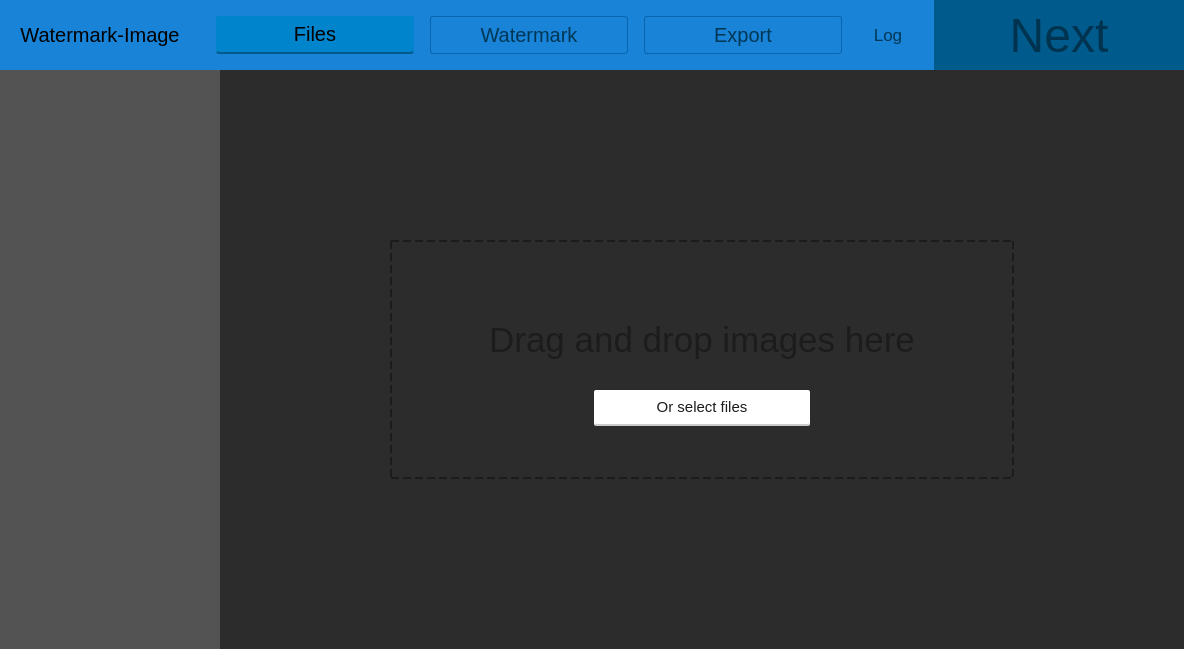
<?xml version="1.0" encoding="UTF-8"?>
<ui version="4.0">
 <class>MainWindow</class>
 <widget class="QMainWindow" name="MainWindow">
  <property name="geometry">
   <rect>
    <x>0</x>
    <y>0</y>
    <width>1184</width>
    <height>649</height>
   </rect>
  </property>
  <property name="sizePolicy">
   <sizepolicy hsizetype="Preferred" vsizetype="Preferred">
    <horstretch>0</horstretch>
    <verstretch>0</verstretch>
   </sizepolicy>
  </property>
  <property name="windowTitle">
   <string>MainWindow</string>
  </property>
  <property name="styleSheet">
   <string notr="true">padding:0;margin:0;</string>
  </property>
  <widget class="QWidget" name="centralWidget">
   <property name="styleSheet">
    <string notr="true">padding:0;margin:0;border:none;</string>
   </property>
   <layout class="QHBoxLayout" name="horizontalLayout">
    <property name="spacing">
     <number>0</number>
    </property>
    <property name="leftMargin">
     <number>0</number>
    </property>
    <property name="topMargin">
     <number>0</number>
    </property>
    <property name="rightMargin">
     <number>0</number>
    </property>
    <property name="bottomMargin">
     <number>0</number>
    </property>
    <item>
     <widget class="QFrame" name="frame">
      <property name="styleSheet">
       <string notr="true">padding:0;margin:0;border:none;</string>
      </property>
      <property name="frameShape">
       <enum>QFrame::StyledPanel</enum>
      </property>
      <property name="frameShadow">
       <enum>QFrame::Raised</enum>
      </property>
      <layout class="QVBoxLayout" name="verticalLayout">
       <property name="spacing">
        <number>0</number>
       </property>
       <property name="leftMargin">
        <number>0</number>
       </property>
       <property name="topMargin">
        <number>0</number>
       </property>
       <property name="rightMargin">
        <number>0</number>
       </property>
       <property name="bottomMargin">
        <number>0</number>
       </property>
       <item>
        <widget class="QFrame" name="aTop">
         <property name="styleSheet">
          <string notr="true">max-height:70px;background:#1883d7;</string>
         </property>
         <property name="frameShape">
          <enum>QFrame::StyledPanel</enum>
         </property>
         <property name="frameShadow">
          <enum>QFrame::Raised</enum>
         </property>
         <layout class="QHBoxLayout" name="horizontalLayout_3">
          <property name="spacing">
           <number>0</number>
          </property>
          <property name="leftMargin">
           <number>0</number>
          </property>
          <property name="topMargin">
           <number>0</number>
          </property>
          <property name="rightMargin">
           <number>0</number>
          </property>
          <property name="bottomMargin">
           <number>0</number>
          </property>
          <item>
           <widget class="QFrame" name="aLogo">
            <property name="styleSheet">
             <string notr="true">max-width:200px</string>
            </property>
            <property name="frameShape">
             <enum>QFrame::StyledPanel</enum>
            </property>
            <property name="frameShadow">
             <enum>QFrame::Raised</enum>
            </property>
            <layout class="QVBoxLayout" name="verticalLayout_2">
             <item>
              <widget class="QLabel" name="label">
               <property name="font">
                <font>
                 <pointsize>15</pointsize>
                </font>
               </property>
               <property name="styleSheet">
                <string notr="true"/>
               </property>
               <property name="text">
                <string>Watermark-Image</string>
               </property>
               <property name="alignment">
                <set>Qt::AlignCenter</set>
               </property>
              </widget>
             </item>
            </layout>
           </widget>
          </item>
          <item>
           <widget class="QFrame" name="bSteps">
            <property name="styleSheet">
             <string notr="true"/>
            </property>
            <property name="frameShape">
             <enum>QFrame::StyledPanel</enum>
            </property>
            <property name="frameShadow">
             <enum>QFrame::Raised</enum>
            </property>
            <layout class="QHBoxLayout" name="horizontalLayout_5">
             <item>
              <widget class="QPushButton" name="aFiles">
               <property name="font">
                <font>
                 <pointsize>15</pointsize>
                </font>
               </property>
               <property name="styleSheet">
                <string notr="true">background:#0084cc;
margin:5px;
border-bottom:2px solid #005a8b;
-webkit-border-radius: 3px;
-moz-border-radius: 3px;
border-radius: 3px;
</string>
               </property>
               <property name="text">
                <string>Files</string>
               </property>
              </widget>
             </item>
             <item>
              <widget class="QPushButton" name="bWatermark">
               <property name="font">
                <font>
                 <pointsize>15</pointsize>
                </font>
               </property>
               <property name="styleSheet">
                <string notr="true">margin:5px;
border:1px solid #0865af;
color:#003755;
-webkit-border-radius: 3px;
-moz-border-radius: 3px;
border-radius: 3px;
</string>
               </property>
               <property name="text">
                <string>Watermark</string>
               </property>
              </widget>
             </item>
             <item>
              <widget class="QPushButton" name="cExport">
               <property name="font">
                <font>
                 <pointsize>15</pointsize>
                </font>
               </property>
               <property name="styleSheet">
                <string notr="true">margin:5px;
border:1px solid #0865af;
color:#003755;
-webkit-border-radius: 3px;
-moz-border-radius: 3px;
border-radius: 3px;
</string>
               </property>
               <property name="text">
                <string>Export</string>
               </property>
              </widget>
             </item>
             <item>
              <widget class="QPushButton" name="dLog">
               <property name="font">
                <font>
                 <pointsize>13</pointsize>
                </font>
               </property>
               <property name="autoFillBackground">
                <bool>false</bool>
               </property>
               <property name="styleSheet">
                <string notr="true">max-width:70px;color:#003755;</string>
               </property>
               <property name="text">
                <string>Log</string>
               </property>
              </widget>
             </item>
            </layout>
           </widget>
          </item>
          <item>
           <widget class="QFrame" name="cNext">
            <property name="styleSheet">
             <string notr="true">max-width:250px;min-width:150px;background:#005a8b;</string>
            </property>
            <property name="frameShape">
             <enum>QFrame::StyledPanel</enum>
            </property>
            <property name="frameShadow">
             <enum>QFrame::Raised</enum>
            </property>
            <layout class="QHBoxLayout" name="horizontalLayout_4">
             <item>
              <widget class="QPushButton" name="Next">
               <property name="styleSheet">
                <string notr="true">font-size:48px;color:#00334f;</string>
               </property>
               <property name="text">
                <string>Next</string>
               </property>
              </widget>
             </item>
            </layout>
           </widget>
          </item>
         </layout>
        </widget>
       </item>
       <item>
        <widget class="QFrame" name="bBottom">
         <property name="styleSheet">
          <string notr="true">padding:0;margin:0;</string>
         </property>
         <property name="frameShape">
          <enum>QFrame::StyledPanel</enum>
         </property>
         <property name="frameShadow">
          <enum>QFrame::Raised</enum>
         </property>
         <layout class="QHBoxLayout" name="horizontalLayout_2">
          <property name="spacing">
           <number>0</number>
          </property>
          <property name="leftMargin">
           <number>0</number>
          </property>
          <property name="topMargin">
           <number>0</number>
          </property>
          <property name="rightMargin">
           <number>0</number>
          </property>
          <property name="bottomMargin">
           <number>0</number>
          </property>
          <item>
           <widget class="QFrame" name="aLeftMenu">
            <property name="styleSheet">
             <string notr="true">max-width:220px;min-width:220px;background:#535353;</string>
            </property>
            <property name="frameShape">
             <enum>QFrame::StyledPanel</enum>
            </property>
            <property name="frameShadow">
             <enum>QFrame::Raised</enum>
            </property>
           </widget>
          </item>
          <item>
           <widget class="QFrame" name="bContent">
            <property name="styleSheet">
             <string notr="true">background:#2c2c2c;</string>
            </property>
            <property name="frameShape">
             <enum>QFrame::StyledPanel</enum>
            </property>
            <property name="frameShadow">
             <enum>QFrame::Raised</enum>
            </property>
            <layout class="QVBoxLayout" name="verticalLayout_3" stretch="0">
             <property name="spacing">
              <number>0</number>
             </property>
             <property name="leftMargin">
              <number>0</number>
             </property>
             <property name="topMargin">
              <number>0</number>
             </property>
             <property name="rightMargin">
              <number>0</number>
             </property>
             <property name="bottomMargin">
              <number>0</number>
             </property>
             <item>
              <widget class="QFrame" name="DragFiles">
               <property name="styleSheet">
                <string notr="true"/>
               </property>
               <property name="frameShape">
                <enum>QFrame::StyledPanel</enum>
               </property>
               <property name="frameShadow">
                <enum>QFrame::Raised</enum>
               </property>
               <layout class="QVBoxLayout" name="verticalLayout_4">
                <property name="spacing">
                 <number>0</number>
                </property>
                <property name="leftMargin">
                 <number>0</number>
                </property>
                <property name="topMargin">
                 <number>0</number>
                </property>
                <property name="rightMargin">
                 <number>0</number>
                </property>
                <property name="bottomMargin">
                 <number>0</number>
                </property>
                <item>
                 <widget class="QFrame" name="Remove">
                  <property name="styleSheet">
                   <string notr="true">margin:170%;padding:20px;border:2px dashed #1c1c1c;color:#1c1c1c;</string>
                  </property>
                  <property name="frameShape">
                   <enum>QFrame::StyledPanel</enum>
                  </property>
                  <property name="frameShadow">
                   <enum>QFrame::Raised</enum>
                  </property>
                  <layout class="QVBoxLayout" name="verticalLayout_5">
                   <property name="spacing">
                    <number>0</number>
                   </property>
                   <property name="leftMargin">
                    <number>0</number>
                   </property>
                   <property name="topMargin">
                    <number>0</number>
                   </property>
                   <property name="rightMargin">
                    <number>0</number>
                   </property>
                   <property name="bottomMargin">
                    <number>0</number>
                   </property>
                   <item>
                    <widget class="QLabel" name="label_2">
                     <property name="font">
                      <font>
                       <pointsize>26</pointsize>
                       <stylestrategy>PreferDefault</stylestrategy>
                      </font>
                     </property>
                     <property name="styleSheet">
                      <string notr="true">border:none;margin:0;padding:0;</string>
                     </property>
                     <property name="text">
                      <string>Drag and drop images here</string>
                     </property>
                     <property name="alignment">
                      <set>Qt::AlignBottom|Qt::AlignHCenter</set>
                     </property>
                    </widget>
                   </item>
                   <item>
                    <widget class="QFrame" name="frame_3">
                     <property name="styleSheet">
                      <string notr="true">margin:0;padding:0;border:none;</string>
                     </property>
                     <property name="frameShape">
                      <enum>QFrame::StyledPanel</enum>
                     </property>
                     <property name="frameShadow">
                      <enum>QFrame::Raised</enum>
                     </property>
                     <layout class="QHBoxLayout" name="horizontalLayout_6">
                      <property name="spacing">
                       <number>0</number>
                      </property>
                      <property name="leftMargin">
                       <number>0</number>
                      </property>
                      <property name="topMargin">
                       <number>0</number>
                      </property>
                      <property name="rightMargin">
                       <number>0</number>
                      </property>
                      <property name="bottomMargin">
                       <number>0</number>
                      </property>
                      <item>
                       <widget class="QPushButton" name="pushButton_6">
                        <property name="font">
                         <font>
                          <pointsize>11</pointsize>
                          <weight>50</weight>
                          <bold>false</bold>
                         </font>
                        </property>
                        <property name="styleSheet">
                         <string notr="true">margin:0 auto;
max-width:200px;
border:none;
border-bottom:2px solid #ccc;
background:#fff;
padding:8px;

-webkit-border-radius: 2px;
-moz-border-radius: 2px;
border-radius: 2px;</string>
                        </property>
                        <property name="text">
                         <string notr="true">Or select files</string>
                        </property>
                       </widget>
                      </item>
                     </layout>
                    </widget>
                   </item>
                  </layout>
                 </widget>
                </item>
               </layout>
              </widget>
             </item>
            </layout>
           </widget>
          </item>
         </layout>
        </widget>
       </item>
      </layout>
     </widget>
    </item>
   </layout>
  </widget>
 </widget>
 <layoutdefault spacing="6" margin="11"/>
 <resources/>
 <connections/>
</ui>
